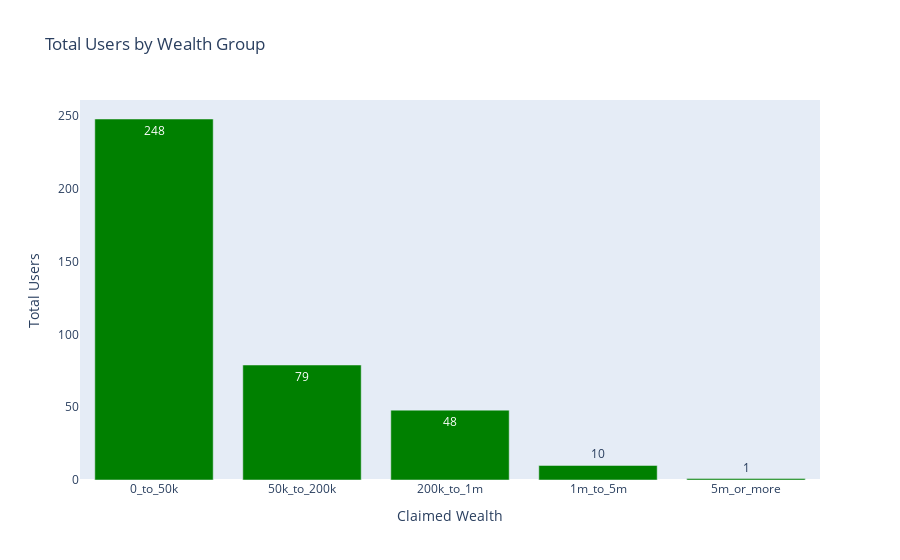

This figure's notebook cell:
### Markdown cell above
####  Claimed Wealth Metrics Charts

### Code cell
users_metrics_by_weatlh = users_metrics_by_weatlh.sort_values(by='unique_gt_users', ascending=False).round(2)

fig = px.bar(users_metrics_by_weatlh, 
             x='total_claimed_wealth_usd', 
             y='unique_gt_users',
             title='Total Users by Wealth Group',
             labels={'total_claimed_wealth_usd': 'Claimed Wealth', 'unique_gt_users': 'Total Users'},
             text='unique_gt_users',
             color_discrete_sequence=['green'])
fig.update_layout(yaxis=dict(title='Total Users', side='left', showgrid=False))

fig.show()

### Figure 1 — Plotly figure (JSON) as saved in the notebook; plotly's stock layout.template omitted (floating-point values rounded to 4 significant figures)
{"data": [{"alignmentgroup": "True", "hovertemplate": "Claimed Wealth=%{x}<br>Total Users=%{text}<extra></extra>", "legendgroup": "", "marker": {"color": "green", "pattern": {"shape": ""}}, "name": "", "offsetgroup": "", "orientation": "v", "showlegend": false, "text": [248, 79, 48, 10, 1], "textposition": "auto", "type": "bar", "x": ["0_to_50k", "50k_to_200k", "200k_to_1m", "1m_to_5m", "5m_or_more"], "xaxis": "x", "y": [248, 79, 48, 10, 1], "yaxis": "y"}], "layout": {"barmode": "relative", "legend": {"tracegroupgap": 0}, "title": {"text": "Total Users by Wealth Group"}, "xaxis": {"anchor": "y", "domain": [0, 1], "title": {"text": "Claimed Wealth"}}, "yaxis": {"anchor": "x", "domain": [0, 1], "showgrid": false, "side": "left", "title": {"text": "Total Users"}}}}
